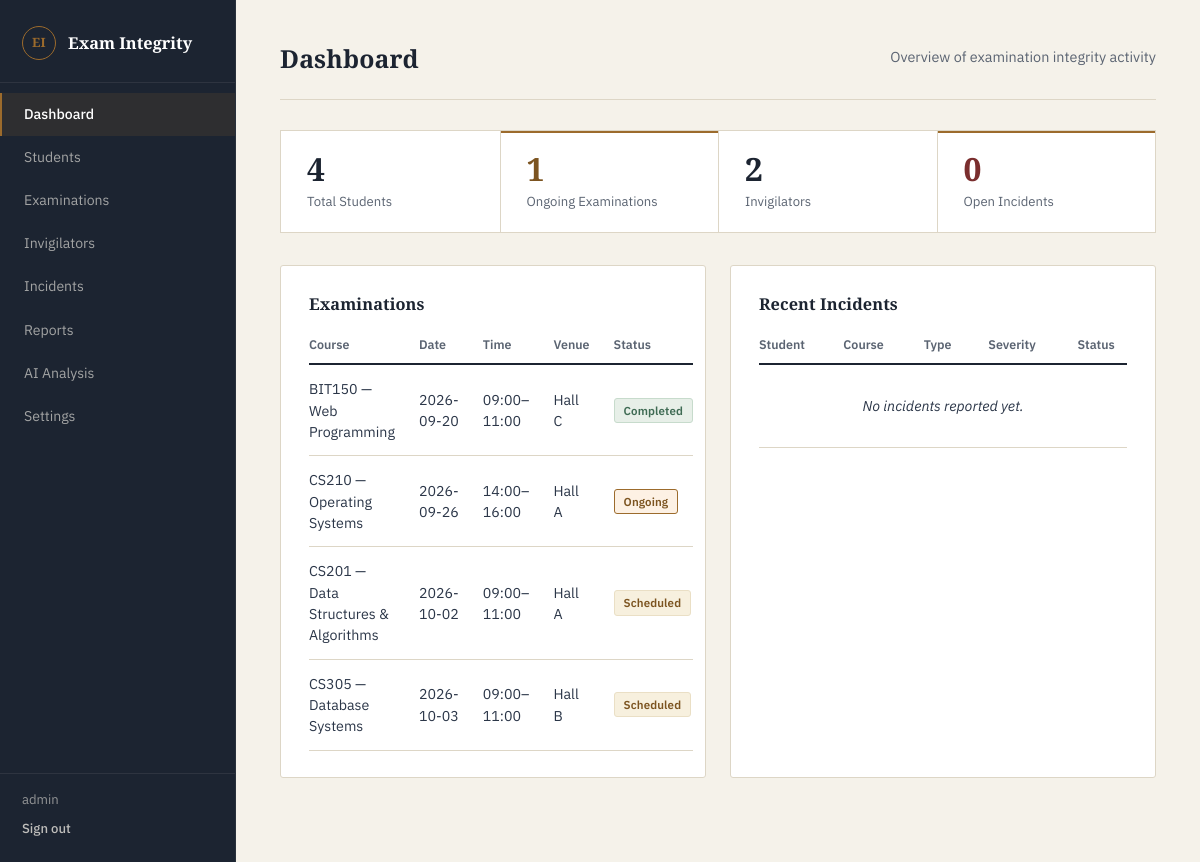
The page /admin (signed in) on the database its author committed.
### tables this page shows
CREATE TABLE examinations (
            id INTEGER PRIMARY KEY AUTOINCREMENT,
            course_code TEXT NOT NULL,
            examination_name TEXT NOT NULL,
            examination_date DATE NOT NULL,
            start_time TEXT NOT NULL,
            end_time TEXT NOT NULL,
            venue TEXT,
            invigilator_id INTEGER,
            status TEXT DEFAULT 'scheduled' CHECK (status IN ('scheduled', 'ongoing', 'completed', 'cancelled')),
            created_at TIMESTAMP DEFAULT CURRENT_TIMESTAMP,
            FOREIGN KEY (invigilator_id) REFERENCES invigilators (id)
        );

### app.py (the view)
@app.route("/admin")
def admin_dashboard():
    if not admin_required():
        return redirect(url_for("login"))
    connection = get_db_connection()
    total_students = connection.execute("SELECT COUNT(*) AS total FROM students").fetchone()["total"]
    active_examinations = connection.execute(
        "SELECT COUNT(*) AS total FROM examinations WHERE status = 'ongoing'"
    ).fetchone()["total"]
    total_invigilators = connection.execute("SELECT COUNT(*) AS total FROM invigilators").fetchone()["total"]
    open_incidents = connection.execute(
        "SELECT COUNT(*) AS total FROM incidents WHERE status = 'open'"
    ).fetchone()["total"]
    examinations = connection.execute(
        "SELECT * FROM examinations ORDER BY examination_date, start_time"
    ).fetchall()
    incidents = connection.execute("""
        SELECT incidents.*, students.student_number, students.first_name, students.last_name,
               examinations.course_code
        FROM incidents
        LEFT JOIN students ON incidents.student_id = students.id
        LEFT JOIN examinations ON incidents.examination_id = examinations.id
        ORDER BY incidents.reported_at DESC
        LIMIT 5
    """).fetchall()
    connection.close()
    return render_template(
        "admin_dashboard.html",
        total_students=total_students,
        active_examinations=active_examinations,
        total_invigilators=total_invigilators,
        open_incidents=open_incidents,
        examinations=examinations,
        incidents=incidents
    )

### app.py (called while the page is built)
def get_db_connection():
    connection = sqlite3.connect(DATABASE)
    connection.row_factory = sqlite3.Row
    connection.execute("PRAGMA foreign_keys = ON")
    return connection

def admin_required():
    return "user_id" in session and session.get("role") == "admin"

### templates/admin_dashboard.html (shortened to what this page needs)
{% extends "base.html" %}
{% block content %}
<div class="page-header">
    <h1>Dashboard</h1>
    <p class="page-subtitle">Overview of examination integrity activity</p>
</div>
<div class="stat-grid">
    <div class="stat-card">
        <div class="stat-value">{{ total_students }}</div>
        <div class="stat-label">Total Students</div>
    </div>
    <div class="stat-card stat-clay">
        <div class="stat-value">{{ active_examinations }}</div>
        <div class="stat-label">Ongoing Examinations</div>
    </div>
    <div class="stat-card">
        <div class="stat-value">{{ total_invigilators }}</div>
        <div class="stat-label">Invigilators</div>
    </div>
    <div class="stat-card stat-coral">
        <div class="stat-value">{{ open_incidents }}</div>
        <div class="stat-label">Open Incidents</div>
    </div>
</div>
<div class="panel-grid">
    <div class="panel">
        <h2>Examinations</h2>
        <table class="data-table">
            <thead>
                <tr><th>Course</th><th>Date</th><th>Time</th><th>Venue</th><th>Status</th></tr>
            </thead>
            <tbody>
                {% for exam in examinations %}
                <tr>
                    <td>{{ exam.course_code }} — {{ exam.examination_name }}</td>
                    <td>{{ exam.examination_date }}</td>
                    <td>{{ exam.start_time }}–{{ exam.end_time }}</td>
                    <td>{{ exam.venue }}</td>
                    <td><span class="badge badge-{{ exam.status }}">{{ exam.status }}</span></td>
                </tr>
                {% else %}
                <tr><td colspan="5" class="empty-row">No examinations scheduled yet.</td></tr>
                {% endfor %}
            </tbody>
        </table>
    </div>
    <div class="panel">
        <h2>Recent Incidents</h2>
        <table class="data-table">
            <thead>
                <tr><th>Student</th><th>Course</th><th>Type</th><th>Severity</th><th>Status</th></tr>
            </thead>
            <tbody>
                {% for incident in incidents %}
                <tr>
                    <td>{{ incident.first_name or 'Unknown' }} {{ incident.last_name or '' }}</td>
                    <td>{{ incident.course_code or '—' }}</td>
                    <td>{{ incident.incident_type }}</td>
                    <td><span class="badge badge-severity-{{ incident.severity }}">{{ incident.severity }}</span></td>
                    <td><span class="badge badge-{{ incident.status }}">{{ incident.status }}</span></td>
                </tr>
                {% else %}
                <tr><td colspan="5" class="empty-row">No incidents reported yet.</td></tr>
                {% endfor %}
            </tbody>
        </table>
    </div>
</div>
{% endblock %}

### static/css/style.css (style rules this page uses)
:root { --ink: #1C2431; --ink-soft: #2B3648; --paper: #F5F2EA; --surface: #FFFFFF; --rule: #DDD6C6; --rule-strong: #C7BEA6; --brass: #9C6B2C; --brass-deep: #7C5420; --slate: #5B6472; --slate-light: #8A8F98; --oxblood: #7A2E2E; --oxblood-tint: #F5E8E6; --moss: #3F6B54; --moss-tint: #E7EFE8; --sand: #EADFC5; --sand-tint: #F7F0DE; --radius: 3px; --radius-lg: 4px; }
* { box-sizing: border-box; margin: 0; padding: 0; }
html { -webkit-font-smoothing: antialiased; }
body { font-family: "IBM Plex Sans", "Segoe UI", Helvetica, Arial, sans-serif; background: var(--paper); color: var(--ink); font-size: 15px; line-height: 1.5; }
h1, h2, h3 { font-family: "Source Serif 4", Georgia, "Times New Roman", serif; font-weight: 600; color: var(--ink); letter-spacing: 0.005em; }
.page-header, .dashboard-header { display: flex; align-items: flex-start; justify-content: space-between; margin-bottom: 30px; padding-bottom: 22px; border-bottom: 1px solid var(--rule); flex-wrap: wrap; gap: 14px; }
.page-header h1, .dashboard-header h1 { font-size: 1.55rem; color: var(--ink); }
.page-subtitle, .dashboard-header p { color: var(--slate); margin-top: 6px; font-size: 0.9rem; }
.stat-grid { display: flex; flex-wrap: wrap; background: var(--surface); border: 1px solid var(--rule); margin-bottom: 32px; }
.stat-card { flex: 1 1 190px; padding: 20px 26px; border-left: 1px solid var(--rule); position: relative; }
.stat-card:first-child { border-left: none; }
.stat-card::before { content: ""; position: absolute; top: 0; left: 0; width: 100%; height: 2px; background: transparent; }
.stat-card.stat-coral::before, .stat-card.stat-clay::before { background: var(--brass); }
.stat-value { font-family: "Source Serif 4", Georgia, serif; font-size: 2rem; font-weight: 600; color: var(--ink); line-height: 1.1; }
.stat-card.stat-coral .stat-value { color: var(--oxblood); }
.stat-card.stat-clay .stat-value { color: var(--brass-deep); }
.stat-label { font-size: 0.82rem; color: var(--slate); margin-top: 6px; }
.panel-grid { display: grid; grid-template-columns: repeat(auto-fit, minmax(340px, 1fr)); gap: 24px; }
.panel, .dashboard-panel { background: var(--surface); border: 1px solid var(--rule); border-radius: var(--radius); padding: 26px 28px; margin-bottom: 24px; }
.panel h2 { font-size: 1.02rem; margin-bottom: 18px; color: var(--ink); font-weight: 600; }
.data-table { width: 100%; border-collapse: collapse; }
.data-table th { text-align: left; font-size: 0.78rem; font-weight: 600; color: var(--slate); padding: 0 12px 10px; border-bottom: 2px solid var(--ink); }
.data-table th:first-child, .data-table td:first-child { padding-left: 0; }
.data-table th:last-child, .data-table td:last-child { padding-right: 0; }
.data-table td { padding: 13px 12px; font-size: 0.89rem; border-bottom: 1px solid var(--rule); color: var(--ink-soft); }
.empty-row { text-align: center; color: var(--slate-light); padding: 30px !important; font-style: italic; }
.badge { display: inline-block; padding: 3px 9px; border-radius: var(--radius); font-size: 0.72rem; font-weight: 600; text-transform: capitalize; border: 1px solid transparent; letter-spacing: 0.01em; }
.badge-scheduled { background: var(--sand-tint); color: var(--brass-deep); border-color: var(--sand); }
.badge-ongoing { background: #FDF1E4; color: var(--brass-deep); border-color: var(--brass); }
.badge-completed { background: var(--moss-tint); color: var(--moss); border-color: #C7DBCC; }

### rows shown on the page
examinations: course_code "BIT150", examination_name "Web Programming", examination_date "2026-09-20", start_time "09:00", end_time "11:00", venue "Hall C", status "Completed"
examinations: course_code "CS210", examination_name "Operating Systems", examination_date "2026-09-26", start_time "14:00", end_time "16:00", venue "Hall A", status "Ongoing"
examinations: course_code "CS201", examination_name "Data Structures & Algorithms", examination_date "2026-10-02", start_time "09:00", end_time "11:00", venue "Hall A", status "Scheduled"
examinations: course_code "CS305", examination_name "Database Systems", examination_date "2026-10-03", start_time "09:00", end_time "11:00", venue "Hall B", status "Scheduled"

### other values the page prints
{{ session.get('username') }} "admin"
{{ total_students }} "4"
{{ active_examinations }} "1"
{{ total_invigilators }} "2"
{{ open_incidents }} "0"
